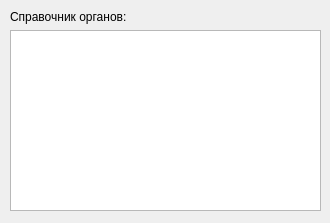
<?xml version="1.0" encoding="UTF-8"?>
<ui version="4.0">
 <class>Form</class>
 <widget class="QWidget" name="Form">
  <property name="geometry">
   <rect>
    <x>0</x>
    <y>0</y>
    <width>330</width>
    <height>223</height>
   </rect>
  </property>
  <property name="windowTitle">
   <string>Form</string>
  </property>
  <widget class="QWidget" name="">
   <property name="geometry">
    <rect>
     <x>10</x>
     <y>10</y>
     <width>311</width>
     <height>201</height>
    </rect>
   </property>
   <layout class="QVBoxLayout" name="verticalLayout">
    <item>
     <widget class="QLabel" name="label">
      <property name="text">
       <string>Справочник органов:</string>
      </property>
     </widget>
    </item>
    <item>
     <widget class="QTableView" name="tableView"/>
    </item>
   </layout>
  </widget>
 </widget>
 <resources/>
 <connections/>
</ui>
